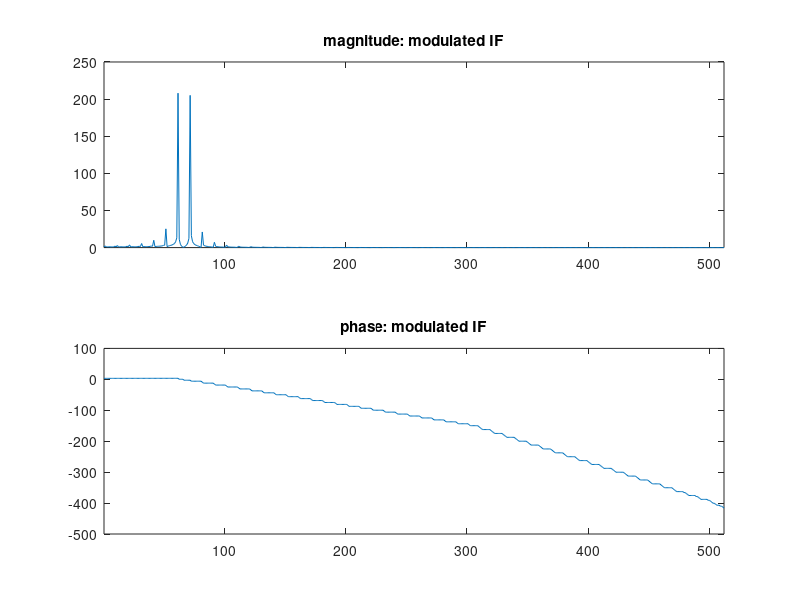
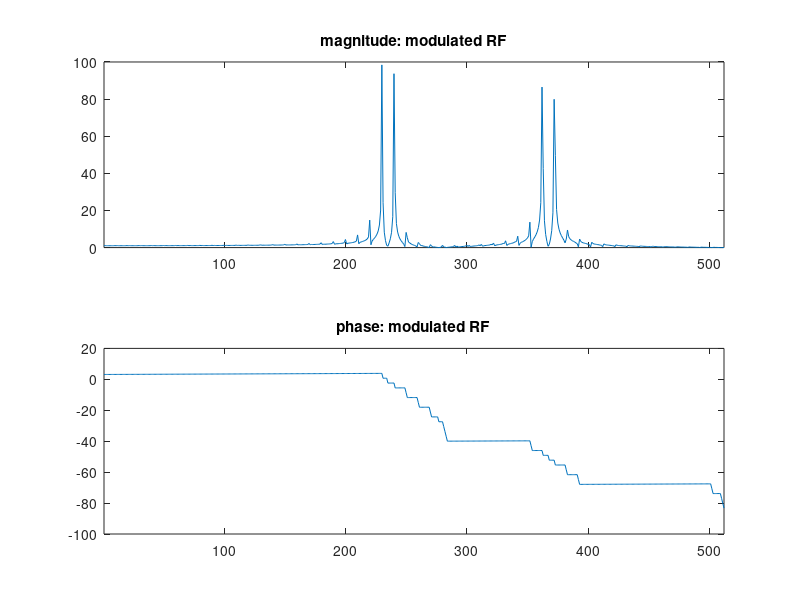
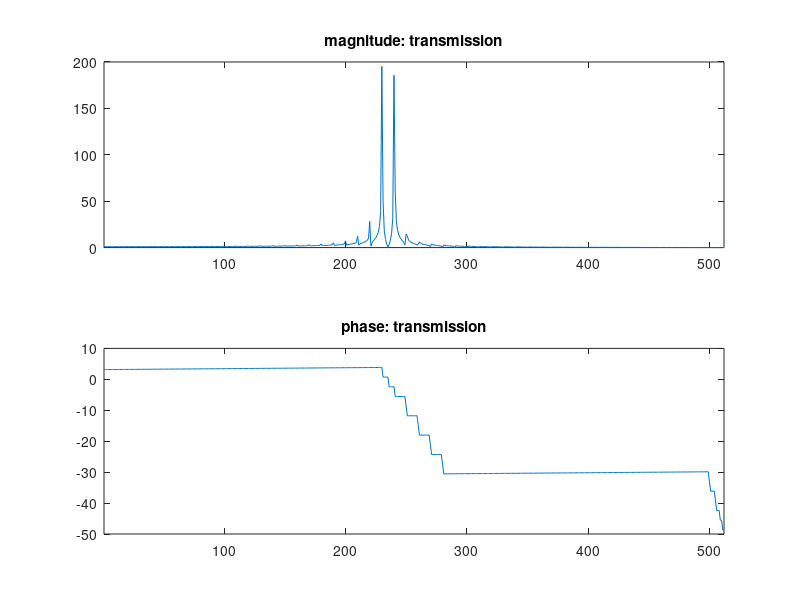

Source code (MATLAB) for these figures, in order:
% SSB modulation investigation
% Cat VW, October `23

clc; clear; close all;
pkg load signal;

function plot_fft(s, name)
	S = fft(s);
	half_length = round(length(S)/2);
	S_half = S(1:half_length);

	figure;
	subplot(2, 1, 1);
	plot(abs(S_half));
	title(['magnitude: ' name]);
	xlim([1 half_length]);

	subplot(2, 1, 2);
	plot(unwrap(angle(S_half)));
	title(['phase: ' name]);
	xlim([1 half_length]);
end

% parameters
N = 1024;
w_env = 5;
w_if = 66;
w_rf = 300;
x = linspace(0, 2*pi, N)';

% functions
cos_sin = @(x) [cos(x) sin(x)];
triangle = @(x) sawtooth(x, .5);

envelope = triangle(w_env*x);
if_carrier = cos_sin(w_if*x); % signal & its approx. Hilbert transform
rf_carrier = cos_sin(w_rf*x); % I & Q; needed for Hilbert SSB

mod_if = envelope.*if_carrier;
mod_rf = mod_if.*rf_carrier;

transmission = sum(mod_rf, 2);

plot_fft(mod_if(:, 1), 'modulated IF');
plot_fft(mod_rf(:, 1), 'modulated RF');
plot_fft(transmission, 'transmission');
